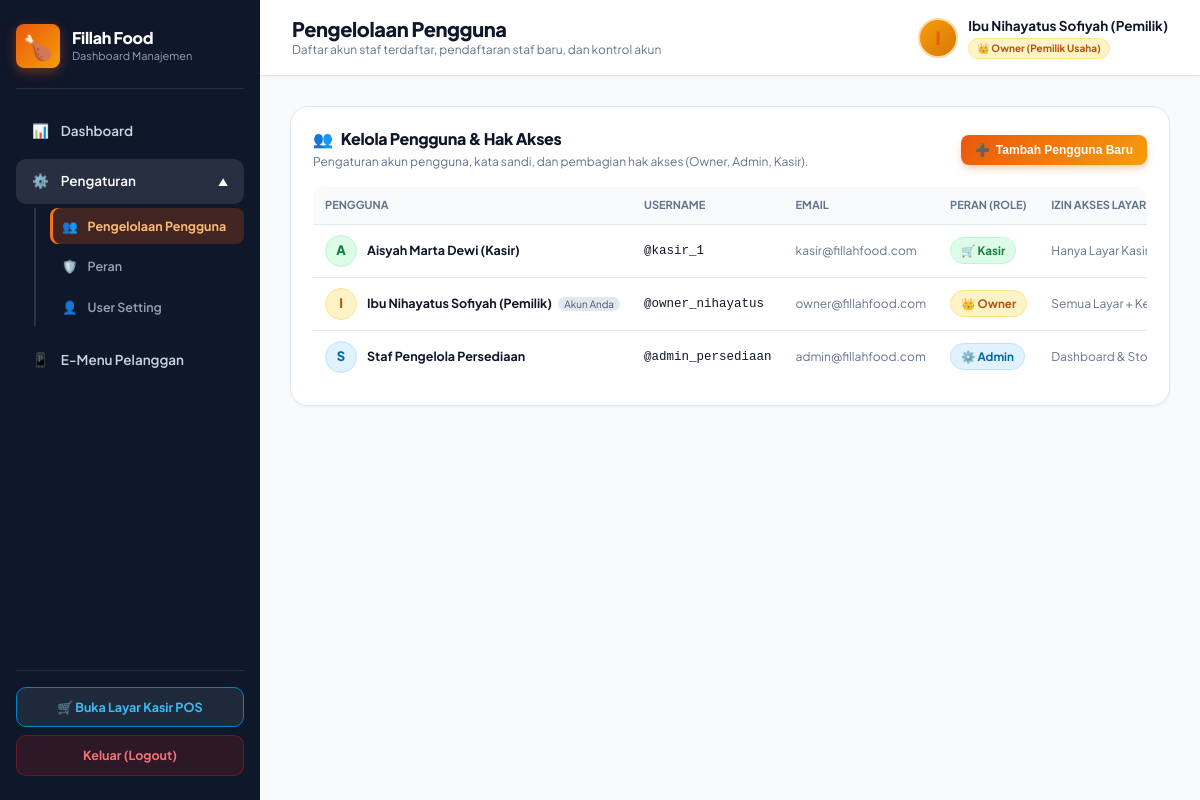
The app's page /admin.php?tab=pengguna (signed in), older data.
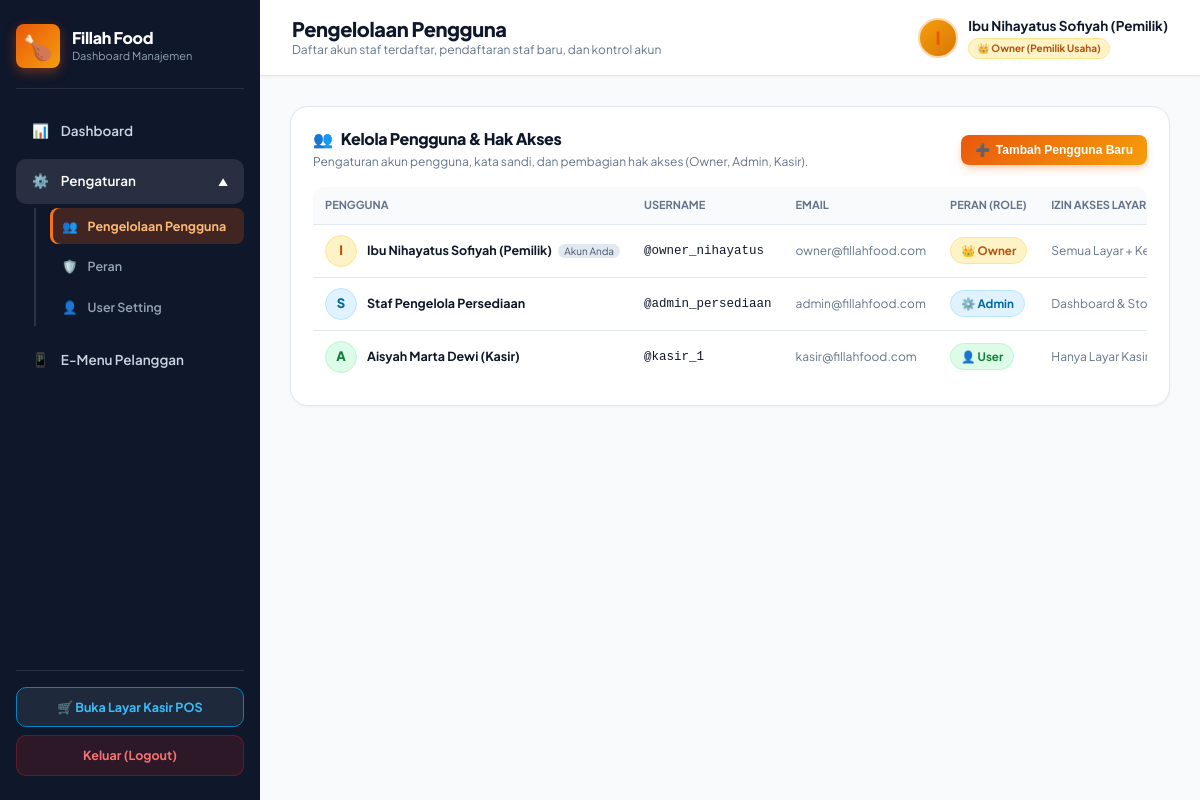
The same page, newer data.
### tables this page shows
CREATE TABLE IF NOT EXISTS users (
    id INT AUTO_INCREMENT PRIMARY KEY,
    username VARCHAR(50) NOT NULL UNIQUE,
    password VARCHAR(255) NOT NULL,
    nama_lengkap VARCHAR(100) NOT NULL DEFAULT '',
    email VARCHAR(100) NULL,
    role VARCHAR(50) NOT NULL DEFAULT 'User'
);

### auth_check.php (called while the page is built, shortened)
<?php
function is_owner() {
    return isset($_SESSION['role']) && $_SESSION['role'] === 'Owner';
}
?>

### admin.php (the view, shortened to what this page needs)
<?php
require_once 'auth_check.php';
require_once 'config.php';
$tab_aktif = isset($_GET['tab']) ? trim($_GET['tab']) : 'dashboard';
$db_name = $conn->query("SELECT DATABASE()")->fetch_row()[0];
$chk_produk = $conn->query("SELECT 1 FROM INFORMATION_SCHEMA.COLUMNS WHERE TABLE_SCHEMA='$db_name' AND TABLE_NAME='produk' AND COLUMN_NAME='gambar'")->num_rows;
if ($chk_produk === 0) $conn->query("ALTER TABLE produk ADD COLUMN gambar VARCHAR(255) NULL");
$chk_bahan = $conn->query("SELECT 1 FROM INFORMATION_SCHEMA.COLUMNS WHERE TABLE_SCHEMA='$db_name' AND TABLE_NAME='bahan_baku' AND COLUMN_NAME='gambar'")->num_rows;
if ($chk_bahan === 0) $conn->query("ALTER TABLE bahan_baku ADD COLUMN gambar VARCHAR(255) NULL");
$col_info = $conn->query("SELECT DATA_TYPE FROM INFORMATION_SCHEMA.COLUMNS WHERE TABLE_SCHEMA='$db_name' AND TABLE_NAME='users' AND COLUMN_NAME='role'")->fetch_assoc();
if ($col_info && strtolower($col_info['DATA_TYPE']) === 'enum') {
    $conn->query("ALTER TABLE users MODIFY COLUMN role VARCHAR(50) NOT NULL DEFAULT 'User'");
    $conn->query("UPDATE users SET role = 'User' WHERE role = 'Kasir'");
}
$users_list = [];
if (is_owner()) {
    $res_users = $conn->query("SELECT id, username, nama_lengkap, email, role FROM users ORDER BY FIELD(role, 'Owner', 'Admin', 'User'), id ASC");
    if ($res_users) {
        while ($u = $res_users->fetch_assoc()) {
            $users_list[] = $u;
        }
    }
}
?>
<!DOCTYPE html>
<html lang="id">
<head>
    <link rel="stylesheet" href="style.css">
</head>
<body>
    <aside class="sidebar">
        <div>
            <div class="brand-section">
                <div class="brand-brand-wrap">
                    <div class="brand-icon">🍗</div>
                    <div class="brand-details">
                        <h2>Fillah Food</h2>
                        <p>Dashboard Manajemen</p>
                    </div>
                </div>
            </div>
            <nav class="nav-menu">
                <a href="admin.php?tab=dashboard" data-tab="dashboard" class="nav-item <?php echo ($tab_aktif === 'dashboard') ? 'active' : ''; ?>" onclick="pindahTab('dashboard', event)">
                    <span>📊</span> Dashboard
                </a>
                <?php if (is_owner()): ?>
                <div class="nav-group <?php echo in_array($tab_aktif, ['pengguna', 'peran', 'user-setting']) ? 'open' : ''; ?>" id="nav-group-pengaturan">
                    <div class="nav-item nav-parent <?php echo in_array($tab_aktif, ['pengguna', 'peran', 'user-setting']) ? 'active' : ''; ?>" onclick="toggleSubmenu('nav-group-pengaturan')">
                        <div class="nav-parent-title">
                            <span>⚙️</span> Pengaturan
                        </div>
                        <span class="nav-arrow">▼</span>
                    </div>
                    <div class="nav-submenu">
                        <a href="admin.php?tab=pengguna" data-tab="pengguna" class="nav-subitem <?php echo ($tab_aktif === 'pengguna') ? 'active' : ''; ?>" onclick="pindahTab('pengguna', event)">
                            <span>👥</span> Pengelolaan Pengguna
                        </a>
                        <a href="admin.php?tab=peran" data-tab="peran" class="nav-subitem <?php echo ($tab_aktif === 'peran') ? 'active' : ''; ?>" onclick="pindahTab('peran', event)">
                            <span>🛡️</span> Peran
                        </a>
                        <a href="admin.php?tab=user-setting" data-tab="user-setting" class="nav-subitem <?php echo ($tab_aktif === 'user-setting') ? 'active' : ''; ?>" onclick="pindahTab('user-setting', event)">
                            <span>👤</span> User Setting
                        </a>
                    </div>
                </div>
                <?php endif; ?>
                <a href="menu.php" target="_blank" class="nav-item">
                    <span>📱</span> E-Menu Pelanggan
                </a>
            </nav>
        </div>
        <div class="sidebar-footer">
            <a href="kasir.php" class="btn-switch-mode">
                🛒 Buka Layar Kasir POS
            </a>
            <a href="logout.php" class="btn-logout">
                Keluar (Logout)
            </a>
        </div>
    </aside>
    <div class="main-content">
        <header class="topbar">
            <div class="topbar-left">
                <div class="topbar-title">
                    <h1 id="topbar-page-title">
                        <?php
                            if ($tab_aktif === 'pengguna') echo 'Pengelolaan Pengguna';
                            elseif ($tab_aktif === 'peran') echo 'Peran & Hak Akses (RBAC)';
                            elseif ($tab_aktif === 'user-setting') echo 'User Setting & Profil Akun';
                            else echo 'Dashboard Manajemen & Persediaan';
                        ?>
                    </h1>
                    <p id="topbar-page-subtitle">
                        <?php
                            if ($tab_aktif === 'pengguna') echo 'Daftar akun staf terdaftar, pendaftaran staf baru, dan kontrol akun';
                            elseif ($tab_aktif === 'peran') echo 'Konfigurasi pembagian hak akses fitur dan penetapan peran staf (Owner, Admin, Kasir)';
                            elseif ($tab_aktif === 'user-setting') echo 'Pengaturan kredensial akun staf dan profil pribadi';
                            else echo 'Sistem Informasi Terintegrasi UMKM Fillah Food - Capstone Project STSI4440 UT';
                        ?>
                    </p>
                </div>
            </div>
            <div class="admin-profile">
                <div class="avatar" style="<?php echo (is_owner()) ? 'background: linear-gradient(135deg, #f59e0b, #d97706);' : 'background: linear-gradient(135deg, #0284c7, #0369a1);'; ?>">
                    <?php
                        $nama_disp = !empty($_SESSION['nama_lengkap']) ? $_SESSION['nama_lengkap'] : $_SESSION['username'];
                        echo strtoupper(substr($nama_disp, 0, 1));
                    ?>
                </div>
                <div class="admin-profile-name">
                    <div style="font-size: 13.5px; font-weight: 700;">
                        <?php echo htmlspecialchars($nama_disp); ?>
                    </div>
                    <div style="font-size: 11px; margin-top: 2px;">
                        <?php if (is_owner()): ?>
                            <span class="badge badge-role-owner" style="font-size: 10px; padding: 2px 8px;">👑 Owner (Pemilik Usaha)</span>
                        <?php else: ?>
                            <span class="badge badge-role-admin" style="font-size: 10px; padding: 2px 8px;">⚙️ Admin (Staf Persediaan)</span>
                        <?php endif; ?>
                    </div>
                </div>
            </div>
        </header>
        <div class="content-body">
        <?php if (is_owner()): ?>
        <div id="view-pengguna" class="tab-view" style="<?php echo ($tab_aktif === 'pengguna') ? '' : 'display: none;'; ?>">
            <div class="panel-card" id="kelola-pengguna">
                <div class="panel-header">
                    <div>
                        <h2><span>👥</span> Kelola Pengguna & Hak Akses</h2>
                        <p style="font-size: 12px; color: var(--text-muted); margin-top: 4px;">
                            Pengaturan akun pengguna, kata sandi, dan pembagian hak akses (Owner, Admin, Kasir).
                        </p>
                    </div>
                    <button class="btn-primary-sm" style="background: linear-gradient(135deg, var(--primary), var(--secondary)); display: flex; align-items: center; gap: 6px;" onclick="bukaModalPenggunaBaru()">
                        <span>➕</span> Tambah Pengguna Baru
                    </button>
                </div>
                <div class="table-responsive">
                    <table>
                        <thead>
                            <tr>
                                <th>Pengguna</th>
                                <th>Username</th>
                                <th>Email</th>
                                <th>Peran (Role)</th>
                                <th>Izin Akses Layar</th>
                            </tr>
                        </thead>
                        <tbody>
                            <?php foreach ($users_list as $u): ?>
                                <tr>
                                    <td>
                                        <div style="display: flex; align-items: center; gap: 10px;">
                                            <div style="width: 32px; height: 32px; border-radius: 50%; display: flex; align-items: center; justify-content: center; font-weight: 800; font-size: 13px;
                                                <?php
                                                    if ($u['role'] === 'Owner') echo 'background: #fef3c7; color: #b45309; border: 1px solid #fde68a;';
                                                    elseif ($u['role'] === 'Admin') echo 'background: #e0f2fe; color: #0369a1; border: 1px solid #bae6fd;';
                                                    else echo 'background: #dcfce7; color: #15803d; border: 1px solid #bbf7d0;';
                                                ?>">
                                                <?php echo strtoupper(substr($u['nama_lengkap'] ?: $u['username'], 0, 1)); ?>
                                            </div>
                                            <div>
                                                <strong><?php echo htmlspecialchars($u['nama_lengkap'] ?: $u['username']); ?></strong>
                                                <?php if (isset($_SESSION['id_user']) && $u['id'] == $_SESSION['id_user']): ?>
                                                    <span style="font-size: 10px; background: #e2e8f0; color: #475569; padding: 1px 6px; border-radius: 10px; margin-left: 4px;">Akun Anda</span>
                                                <?php endif; ?>
                                            </div>
                                        </div>
                                    </td>
                                    <td><code>@<?php echo htmlspecialchars($u['username']); ?></code></td>
                                    <td style="color: var(--text-muted); font-size: 12px;">
                                        <?php echo htmlspecialchars($u['email'] ?: 'Belum diisi'); ?>
                                    </td>
                                    <td>
                                        <?php if ($u['role'] === 'Owner'): ?>
                                            <span class="badge badge-role-owner">👑 Owner</span>
                                        <?php elseif ($u['role'] === 'Admin'): ?>
                                            <span class="badge badge-role-admin">⚙️ Admin</span>
                                        <?php elseif ($u['role'] === 'User'): ?>
                                            <span class="badge badge-role-user">👤 User</span>
                                        <?php elseif ($u['role'] === 'Kasir'): ?>
                                            <span class="badge badge-role-kasir">🛒 Kasir</span>
                                        <?php else: ?>
                                            <span class="badge badge-role-custom">🛡️ <?php echo htmlspecialchars($u['role']); ?></span>
                                        <?php endif; ?>
                                    </td>
                                    <td style="font-size: 12px; color: var(--text-muted);">
                                        <?php
                                            if ($u['role'] === 'Owner') echo 'Semua Layar + Kelola Pengguna';
                                            elseif ($u['role'] === 'Admin') echo 'Dashboard & Stok Bahan (admin.php, kasir.php)';
                                            elseif ($u['role'] === 'User' || $u['role'] === 'Kasir') echo 'Hanya Layar Kasir POS (kasir.php)';
                                            else echo 'Sesuai Wewenang Peran Khusus';
                                        ?>
                                    </td>
                                </tr>
                            <?php endforeach; ?>
                        </tbody>
                    </table>
                </div>
            </div>
        </div>
        <?php endif; ?>
        </div>
    </div>
</body>
</html>

### style.css (style rules this page uses)
:root { --primary: #ea580c; --primary-hover: #c2410c; --primary-light: #fff7ed; --secondary: #f59e0b; --success: #16a34a; --success-hover: #15803d; --success-light: #dcfce7; --warning: #d97706; --warning-light: #fef3c7; --danger: #dc2626; --danger-light: #fee2e2; --bg-canvas: #f8fafc; --bg-card: #ffffff; --sidebar-bg: #0f172a; --sidebar-hover: #1e293b; --text-dark: #0f172a; --text-muted: #64748b; --border: #e2e8f0; --radius-sm: 8px; --radius-md: 12px; --radius-lg: 18px; --radius-xl: 24px; --shadow-sm: 0 1px 3px rgba(0, 0, 0, 0.05); --shadow-md: 0 4px 12px -2px rgba(15, 23, 42, 0.08); --shadow-lg: 0 10px 25px -5px rgba(234, 88, 12, 0.15), 0 0 1px 1px rgba(0, 0, 0, 0.05); --shadow-primary: 0 4px 14px -2px rgba(234, 88, 12, 0.4); --safe-top: env(safe-area-inset-top, 0px); --safe-bottom: env(safe-area-inset-bottom, 0px); --safe-left: env(safe-area-inset-left, 0px); --safe-right: env(safe-area-inset-right, 0px); }
*, *::before, *::after { margin: 0; padding: 0; box-sizing: border-box; -webkit-tap-highlight-color: transparent; }
html { font-size: 16px; scroll-behavior: smooth; -webkit-text-size-adjust: 100%; }
body { background-color: var(--bg-canvas); color: var(--text-dark); font-family: 'Plus Jakarta Sans', system-ui, -apple-system, BlinkMacSystemFont, 'Segoe UI', Roboto, sans-serif; line-height: 1.5; min-height: 100vh; min-height: 100dvh; overflow-x: hidden; }
h1, h2, h3, h4, h5, h6 { color: var(--text-dark); font-weight: 800; letter-spacing: -0.02em; line-height: 1.25; }
.badge { display: inline-flex; align-items: center; gap: 4px; padding: 4px 10px; border-radius: 20px; font-size: 0.725rem; font-weight: 700; white-space: nowrap; }
.table-responsive { width: 100%; overflow-x: auto; -webkit-overflow-scrolling: touch; border-radius: var(--radius-md); }
.table-responsive table { width: 100%; min-width: 580px; border-collapse: collapse; }

Row changes from the older to the newer data that the page shows:
changed users "Aisyah Marta Dewi (Kasir)": role "🛒 Kasir" → "👤 User"; moves down the list
